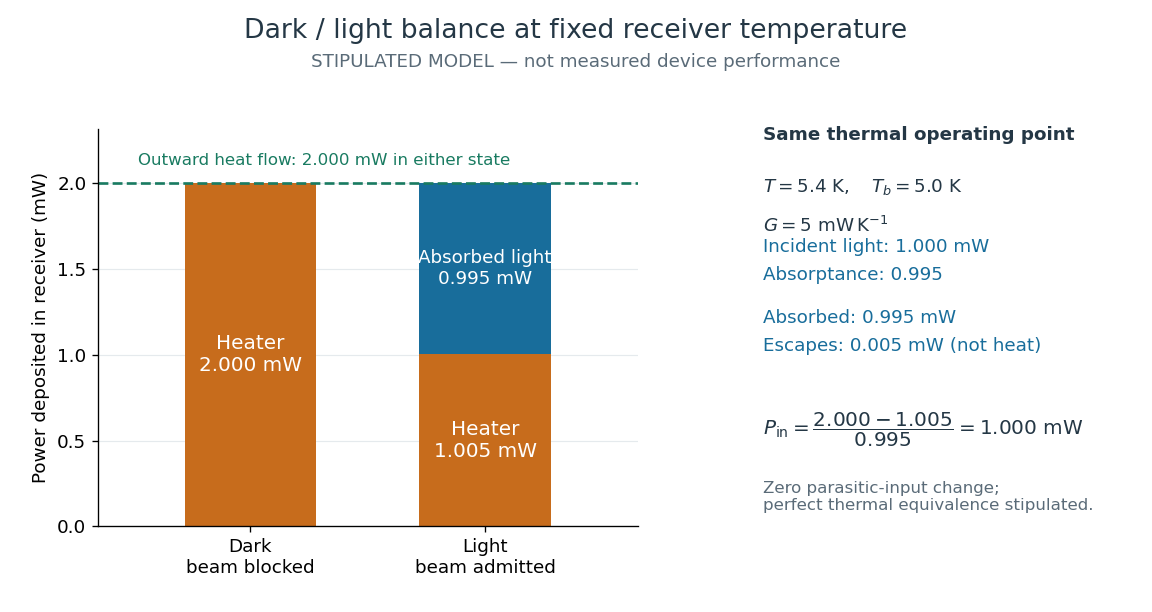

Generate this figure with Python:
"""Original stipulated heat balance; run from _media to create matching CWD PNG.

Tested with Python 3.14.4, Matplotlib 3.10.7 and NumPy 2.3.5.
All powers and temperatures are chosen model values, not device measurements.
"""

from pathlib import Path

import matplotlib

matplotlib.use("Agg")
import matplotlib.pyplot as plt


def main():
    dark, light, absorptance = 2.0, 1.005, 0.995
    absorbed = dark - light
    incident = absorbed / absorptance
    escaped = incident - absorbed
    conductance, temperature, reference = 5.0, 5.4, 5.0
    assert abs(incident - 1.0) < 1e-12
    assert abs(conductance * (temperature - reference) - dark) < 1e-12
    plt.rcParams.update({"font.family": "DejaVu Sans", "font.size": 11})
    fig, (ax, note) = plt.subplots(1, 2, figsize=(9.6, 5.1), dpi=120,
                                  facecolor="white", gridspec_kw={"width_ratios": [1.5, 1]})
    fig.subplots_adjust(left=0.085, right=0.975, top=0.79, bottom=0.14, wspace=0.28)
    orange, blue, green, ink = "#c76c1c", "#186d9b", "#197b61", "#243745"
    fig.suptitle("Dark / light balance at fixed receiver temperature", fontsize=16, color=ink, y=0.97)
    fig.text(0.5, 0.89, "STIPULATED MODEL — not measured device performance",
             ha="center", fontsize=11, color="#5a6b78")
    ax.bar([0, 1], [dark, light], width=0.56, color=orange)
    ax.bar(1, absorbed, bottom=light, width=0.56, color=blue)
    ax.text(0, dark / 2, "Heater\n2.000 mW", ha="center", va="center", color="white", fontsize=12)
    ax.text(1, light / 2, "Heater\n1.005 mW", ha="center", va="center", color="white", fontsize=12)
    ax.text(1, light + absorbed / 2, "Absorbed light\n0.995 mW", ha="center", va="center", color="white", fontsize=11)
    ax.axhline(dark, color=green, lw=1.6, linestyle="--")
    ax.text(-0.48, 2.11, "Outward heat flow: 2.000 mW in either state", fontsize=10, color=green)
    ax.set(xticks=[0, 1], xticklabels=["Dark\nbeam blocked", "Light\nbeam admitted"],
           ylabel="Power deposited in receiver (mW)", ylim=(0, 2.32), xlim=(-0.65, 1.65))
    ax.set_yticks([0, 0.5, 1, 1.5, 2])
    ax.spines[["top", "right"]].set_visible(False)
    ax.grid(axis="y", color="#e5eaed", linewidth=0.7)
    ax.set_axisbelow(True)
    note.axis("off")
    note.set(xlim=(0, 1), ylim=(0, 1))
    note.text(0.0, 0.97, "Same thermal operating point", color=ink, weight="bold")
    note.text(0.0, 0.84, r"$T=5.4\ \mathrm{K},\quad T_b=5.0\ \mathrm{K}$", color=ink)
    note.text(0.0, 0.74, r"$G=5\ \mathrm{mW\,K^{-1}}$", color=ink)
    note.text(0.0, 0.62, "Incident light: 1.000 mW\nAbsorptance: 0.995", color=blue, linespacing=1.7)
    note.text(0.0, 0.44, f"Absorbed: {absorbed:.3f} mW\nEscapes: {escaped:.3f} mW (not heat)",
              color=blue, linespacing=1.7)
    note.text(0.0, 0.23, r"$P_{\mathrm{in}}=\dfrac{2.000-1.005}{0.995}=1.000\ \mathrm{mW}$", color=ink, fontsize=12)
    note.text(0.0, 0.04, "Zero parasitic-input change;\nperfect thermal equivalence stipulated.",
              color="#5a6b78", fontsize=10)
    destination = Path.cwd() / (Path(__file__).stem + ".png")
    fig.savefig(destination, facecolor="white", transparent=False)
    plt.close(fig)


if __name__ == "__main__":
    main()
